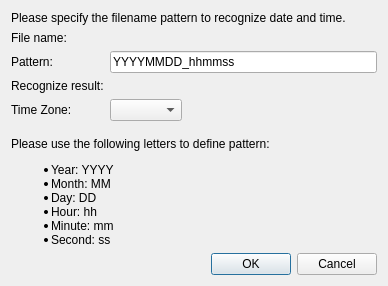
<?xml version="1.0" encoding="UTF-8"?>
<ui version="4.0">
 <class>GeoDataNetcdfFileNamePatternDialog</class>
 <widget class="QDialog" name="GeoDataNetcdfFileNamePatternDialog">
  <property name="geometry">
   <rect>
    <x>0</x>
    <y>0</y>
    <width>388</width>
    <height>283</height>
   </rect>
  </property>
  <property name="windowTitle">
   <string>File name pattern setting</string>
  </property>
  <layout class="QVBoxLayout" name="verticalLayout">
   <item>
    <widget class="QLabel" name="infoLabel">
     <property name="text">
      <string>Please specify the filename pattern to recognize date and time.</string>
     </property>
    </widget>
   </item>
   <item>
    <layout class="QGridLayout" name="gridLayout">
     <item row="0" column="0">
      <widget class="QLabel" name="fileNameLabel">
       <property name="text">
        <string>File name:</string>
       </property>
      </widget>
     </item>
     <item row="0" column="1">
      <widget class="QLabel" name="fileNameValueLabel">
       <property name="text">
        <string/>
       </property>
      </widget>
     </item>
     <item row="1" column="0">
      <widget class="QLabel" name="patternLabel">
       <property name="text">
        <string>Pattern:</string>
       </property>
      </widget>
     </item>
     <item row="1" column="1">
      <widget class="QLineEdit" name="patternLineEdit">
       <property name="text">
        <string>YYYYMMDD_hhmmss</string>
       </property>
      </widget>
     </item>
     <item row="2" column="0">
      <widget class="QLabel" name="resultLabel">
       <property name="text">
        <string>Recognize result:</string>
       </property>
      </widget>
     </item>
     <item row="2" column="1">
      <widget class="QLabel" name="resultValueLabel">
       <property name="text">
        <string/>
       </property>
      </widget>
     </item>
     <item row="3" column="0">
      <widget class="QLabel" name="timeZoneLabel">
       <property name="text">
        <string>Time Zone:</string>
       </property>
      </widget>
     </item>
     <item row="3" column="1">
      <layout class="QHBoxLayout" name="horizontalLayout">
       <item>
        <widget class="QTimeZoneSelectComboBox" name="timeZoneComboBox"/>
       </item>
       <item>
        <spacer name="horizontalSpacer">
         <property name="orientation">
          <enum>Qt::Horizontal</enum>
         </property>
         <property name="sizeHint" stdset="0">
          <size>
           <width>40</width>
           <height>20</height>
          </size>
         </property>
        </spacer>
       </item>
      </layout>
     </item>
    </layout>
   </item>
   <item>
    <spacer name="verticalSpacer_2">
     <property name="orientation">
      <enum>Qt::Vertical</enum>
     </property>
     <property name="sizeType">
      <enum>QSizePolicy::Fixed</enum>
     </property>
     <property name="sizeHint" stdset="0">
      <size>
       <width>20</width>
       <height>10</height>
      </size>
     </property>
    </spacer>
   </item>
   <item>
    <widget class="QLabel" name="remarksLabel">
     <property name="text">
      <string>&lt;html&gt;&lt;head/&gt;&lt;body&gt;&lt;p&gt;Please use the following letters to define pattern:&lt;/p&gt;&lt;ul style=&quot;margin-top: 0px; margin-bottom: 0px; margin-left: 0px; margin-right: 0px; -qt-list-indent: 1;&quot;&gt;&lt;li style=&quot; margin-top:12px; margin-bottom:0px; margin-left:0px; margin-right:0px; -qt-block-indent:0; text-indent:0px;&quot;&gt;Year: YYYY&lt;/li&gt;&lt;li style=&quot; margin-top:0px; margin-bottom:0px; margin-left:0px; margin-right:0px; -qt-block-indent:0; text-indent:0px;&quot;&gt;Month: MM&lt;/li&gt;&lt;li style=&quot; margin-top:0px; margin-bottom:0px; margin-left:0px; margin-right:0px; -qt-block-indent:0; text-indent:0px;&quot;&gt;Day: DD&lt;/li&gt;&lt;li style=&quot; margin-top:0px; margin-bottom:0px; margin-left:0px; margin-right:0px; -qt-block-indent:0; text-indent:0px;&quot;&gt;Hour: hh&lt;/li&gt;&lt;li style=&quot; margin-top:0px; margin-bottom:0px; margin-left:0px; margin-right:0px; -qt-block-indent:0; text-indent:0px;&quot;&gt;Minute: mm&lt;/li&gt;&lt;li style=&quot; margin-top:0px; margin-bottom:12px; margin-left:0px; margin-right:0px; -qt-block-indent:0; text-indent:0px;&quot;&gt;Second: ss&lt;/li&gt;&lt;/ul&gt;&lt;/body&gt;&lt;/html&gt;</string>
     </property>
    </widget>
   </item>
   <item>
    <spacer name="verticalSpacer">
     <property name="orientation">
      <enum>Qt::Vertical</enum>
     </property>
     <property name="sizeHint" stdset="0">
      <size>
       <width>20</width>
       <height>16</height>
      </size>
     </property>
    </spacer>
   </item>
   <item>
    <widget class="QDialogButtonBox" name="buttonBox">
     <property name="orientation">
      <enum>Qt::Horizontal</enum>
     </property>
     <property name="standardButtons">
      <set>QDialogButtonBox::Cancel|QDialogButtonBox::Ok</set>
     </property>
    </widget>
   </item>
  </layout>
 </widget>
 <customwidgets>
  <customwidget>
   <class>QTimeZoneSelectComboBox</class>
   <extends>QComboBox</extends>
   <header>misc/qtimezoneselectcombobox.h</header>
  </customwidget>
 </customwidgets>
 <resources/>
 <connections>
  <connection>
   <sender>buttonBox</sender>
   <signal>accepted()</signal>
   <receiver>GeoDataNetcdfFileNamePatternDialog</receiver>
   <slot>accept()</slot>
   <hints>
    <hint type="sourcelabel">
     <x>248</x>
     <y>254</y>
    </hint>
    <hint type="destinationlabel">
     <x>157</x>
     <y>274</y>
    </hint>
   </hints>
  </connection>
  <connection>
   <sender>buttonBox</sender>
   <signal>rejected()</signal>
   <receiver>GeoDataNetcdfFileNamePatternDialog</receiver>
   <slot>reject()</slot>
   <hints>
    <hint type="sourcelabel">
     <x>316</x>
     <y>260</y>
    </hint>
    <hint type="destinationlabel">
     <x>286</x>
     <y>274</y>
    </hint>
   </hints>
  </connection>
 </connections>
</ui>
